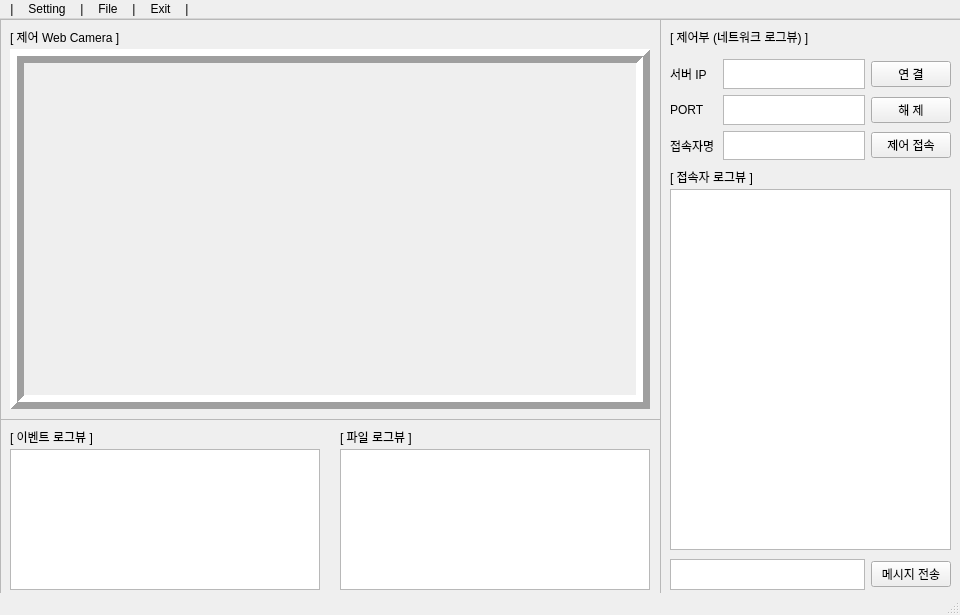
<?xml version="1.0" encoding="UTF-8"?>
<ui version="4.0">
 <class>MainWindow</class>
 <widget class="QMainWindow" name="MainWindow">
  <property name="geometry">
   <rect>
    <x>0</x>
    <y>0</y>
    <width>960</width>
    <height>615</height>
   </rect>
  </property>
  <property name="windowTitle">
   <string>MainWindow</string>
  </property>
  <widget class="QWidget" name="centralwidget">
   <widget class="QFrame" name="frame_3">
    <property name="geometry">
     <rect>
      <x>660</x>
      <y>0</y>
      <width>301</width>
      <height>581</height>
     </rect>
    </property>
    <property name="frameShape">
     <enum>QFrame::StyledPanel</enum>
    </property>
    <property name="frameShadow">
     <enum>QFrame::Raised</enum>
    </property>
    <widget class="QTextEdit" name="network_text_view">
     <property name="geometry">
      <rect>
       <x>10</x>
       <y>170</y>
       <width>281</width>
       <height>361</height>
      </rect>
     </property>
     <property name="readOnly">
      <bool>true</bool>
     </property>
    </widget>
    <widget class="QWidget" name="layoutWidget">
     <property name="geometry">
      <rect>
       <x>10</x>
       <y>40</y>
       <width>281</width>
       <height>101</height>
      </rect>
     </property>
     <layout class="QGridLayout" name="gridLayout">
      <item row="0" column="0">
       <widget class="QLabel" name="label_4">
        <property name="text">
         <string>서버 IP   </string>
        </property>
       </widget>
      </item>
      <item row="0" column="1">
       <widget class="QTextEdit" name="textEdit"/>
      </item>
      <item row="0" column="2">
       <widget class="QPushButton" name="pushButton_network_connect">
        <property name="text">
         <string>연 결</string>
        </property>
       </widget>
      </item>
      <item row="1" column="0">
       <widget class="QLabel" name="label_5">
        <property name="text">
         <string>PORT    </string>
        </property>
       </widget>
      </item>
      <item row="1" column="1">
       <widget class="QTextEdit" name="textEdit_2"/>
      </item>
      <item row="1" column="2">
       <widget class="QPushButton" name="pushButton_network_disconnect">
        <property name="text">
         <string>해 제</string>
        </property>
       </widget>
      </item>
      <item row="2" column="0">
       <widget class="QLabel" name="label_6">
        <property name="text">
         <string>접속자명</string>
        </property>
       </widget>
      </item>
      <item row="2" column="1">
       <widget class="QTextEdit" name="textEdit_3"/>
      </item>
      <item row="2" column="2">
       <widget class="QPushButton" name="pushButton_3">
        <property name="text">
         <string>제어 접속</string>
        </property>
       </widget>
      </item>
     </layout>
    </widget>
    <widget class="QLabel" name="label_2">
     <property name="geometry">
      <rect>
       <x>10</x>
       <y>10</y>
       <width>191</width>
       <height>16</height>
      </rect>
     </property>
     <property name="text">
      <string>[ 제어부 (네트워크 로그뷰) ]</string>
     </property>
    </widget>
    <widget class="QLabel" name="label_7">
     <property name="geometry">
      <rect>
       <x>10</x>
       <y>150</y>
       <width>101</width>
       <height>16</height>
      </rect>
     </property>
     <property name="text">
      <string>[ 접속자 로그뷰 ]</string>
     </property>
    </widget>
    <widget class="QWidget" name="layoutWidget_2">
     <property name="geometry">
      <rect>
       <x>10</x>
       <y>540</y>
       <width>281</width>
       <height>31</height>
      </rect>
     </property>
     <layout class="QHBoxLayout" name="horizontalLayout">
      <item>
       <widget class="QTextEdit" name="network_text_view_2">
        <property name="readOnly">
         <bool>false</bool>
        </property>
       </widget>
      </item>
      <item>
       <widget class="QPushButton" name="pushButton_4">
        <property name="text">
         <string>메시지 전송</string>
        </property>
       </widget>
      </item>
     </layout>
    </widget>
   </widget>
   <widget class="QFrame" name="frame_2">
    <property name="geometry">
     <rect>
      <x>0</x>
      <y>400</y>
      <width>661</width>
      <height>181</height>
     </rect>
    </property>
    <property name="frameShape">
     <enum>QFrame::StyledPanel</enum>
    </property>
    <property name="frameShadow">
     <enum>QFrame::Raised</enum>
    </property>
    <widget class="QTextEdit" name="app_text_view">
     <property name="geometry">
      <rect>
       <x>10</x>
       <y>30</y>
       <width>310</width>
       <height>141</height>
      </rect>
     </property>
     <property name="readOnly">
      <bool>true</bool>
     </property>
    </widget>
    <widget class="QLabel" name="label_3">
     <property name="geometry">
      <rect>
       <x>10</x>
       <y>10</y>
       <width>101</width>
       <height>16</height>
      </rect>
     </property>
     <property name="text">
      <string>[ 이벤트 로그뷰 ]</string>
     </property>
    </widget>
    <widget class="QLabel" name="label_8">
     <property name="geometry">
      <rect>
       <x>340</x>
       <y>10</y>
       <width>101</width>
       <height>16</height>
      </rect>
     </property>
     <property name="text">
      <string>[ 파일 로그뷰 ]</string>
     </property>
    </widget>
    <widget class="QListWidget" name="listWidget">
     <property name="geometry">
      <rect>
       <x>340</x>
       <y>30</y>
       <width>310</width>
       <height>141</height>
      </rect>
     </property>
    </widget>
   </widget>
   <widget class="QFrame" name="frame">
    <property name="geometry">
     <rect>
      <x>0</x>
      <y>0</y>
      <width>661</width>
      <height>401</height>
     </rect>
    </property>
    <property name="frameShape">
     <enum>QFrame::StyledPanel</enum>
    </property>
    <property name="frameShadow">
     <enum>QFrame::Raised</enum>
    </property>
    <widget class="QLabel" name="Webcam_label">
     <property name="geometry">
      <rect>
       <x>10</x>
       <y>30</y>
       <width>640</width>
       <height>360</height>
      </rect>
     </property>
     <property name="frameShape">
      <enum>QFrame::Box</enum>
     </property>
     <property name="frameShadow">
      <enum>QFrame::Raised</enum>
     </property>
     <property name="lineWidth">
      <number>7</number>
     </property>
     <property name="text">
      <string/>
     </property>
    </widget>
    <widget class="QLabel" name="label">
     <property name="geometry">
      <rect>
       <x>10</x>
       <y>10</y>
       <width>121</width>
       <height>16</height>
      </rect>
     </property>
     <property name="text">
      <string>[ 제어 Web Camera ]</string>
     </property>
    </widget>
   </widget>
  </widget>
  <widget class="QMenuBar" name="menubar">
   <property name="geometry">
    <rect>
     <x>0</x>
     <y>0</y>
     <width>960</width>
     <height>21</height>
    </rect>
   </property>
   <widget class="QMenu" name="menu">
    <property name="title">
     <string>|</string>
    </property>
   </widget>
   <widget class="QMenu" name="menuSETTING">
    <property name="title">
     <string>Setting</string>
    </property>
   </widget>
   <widget class="QMenu" name="menu_2">
    <property name="title">
     <string>|</string>
    </property>
   </widget>
   <widget class="QMenu" name="menuFile">
    <property name="title">
     <string>File</string>
    </property>
    <addaction name="actionFile_Upload"/>
    <addaction name="actionFile_Download"/>
   </widget>
   <widget class="QMenu" name="menu_3">
    <property name="title">
     <string>|</string>
    </property>
   </widget>
   <widget class="QMenu" name="menuExit">
    <property name="title">
     <string>Exit</string>
    </property>
   </widget>
   <widget class="QMenu" name="menu_4">
    <property name="title">
     <string>|</string>
    </property>
   </widget>
   <addaction name="menu"/>
   <addaction name="menuSETTING"/>
   <addaction name="menu_2"/>
   <addaction name="menuFile"/>
   <addaction name="menu_3"/>
   <addaction name="menuExit"/>
   <addaction name="menu_4"/>
  </widget>
  <widget class="QStatusBar" name="statusbar"/>
  <action name="actionFile_Upload">
   <property name="text">
    <string>File_Upload</string>
   </property>
  </action>
  <action name="actionFile_Download">
   <property name="text">
    <string>File_Download</string>
   </property>
  </action>
 </widget>
 <resources/>
 <connections/>
</ui>
